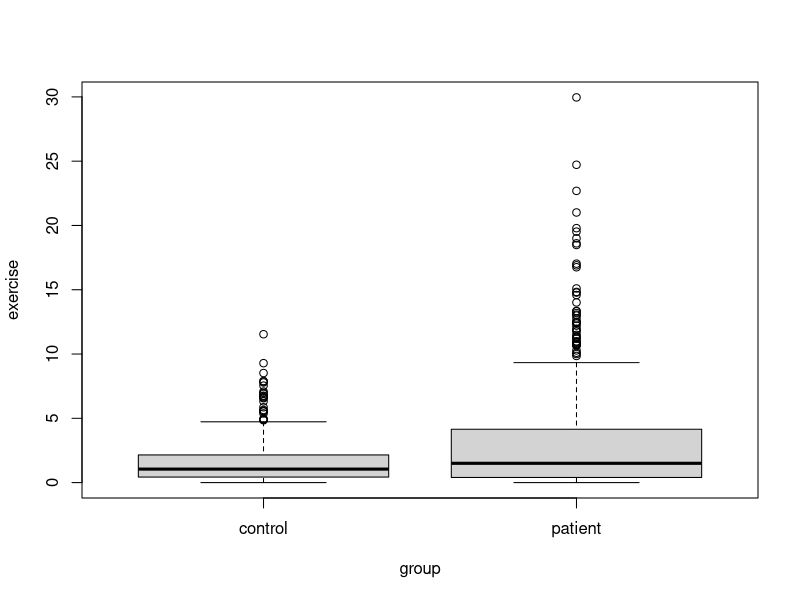
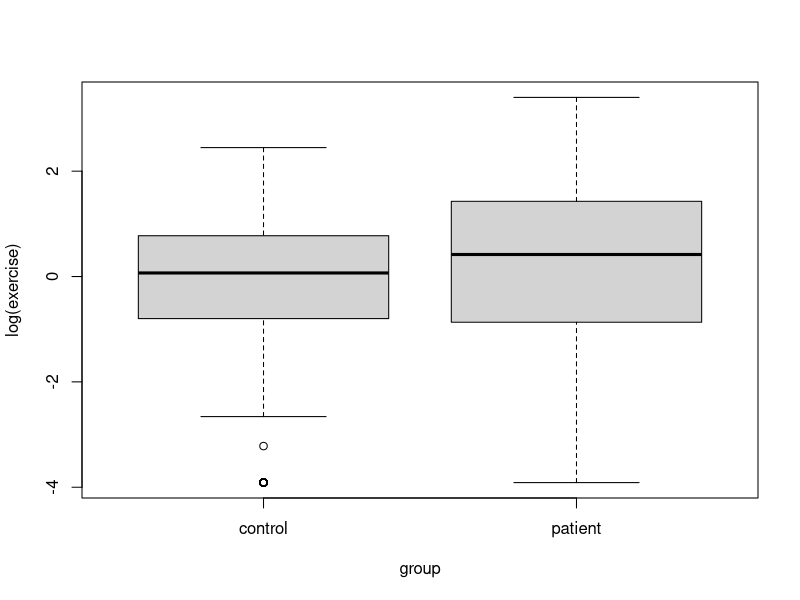
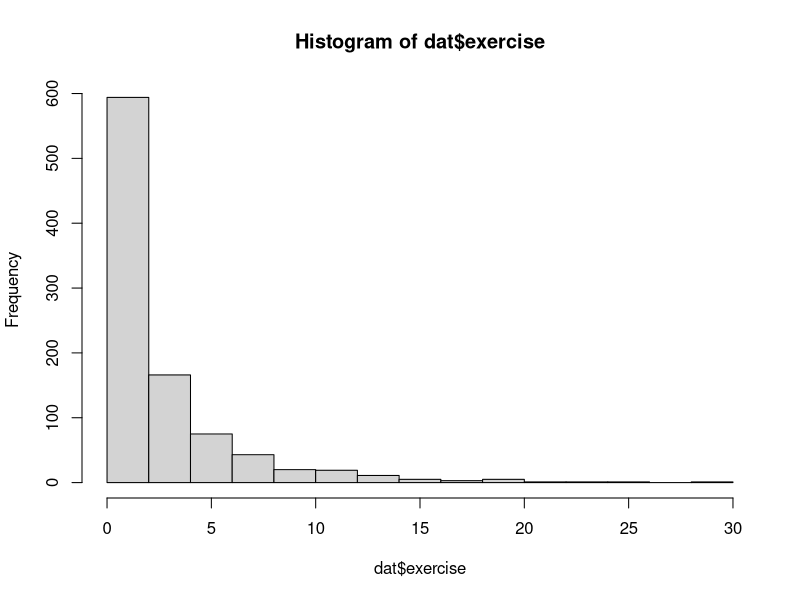
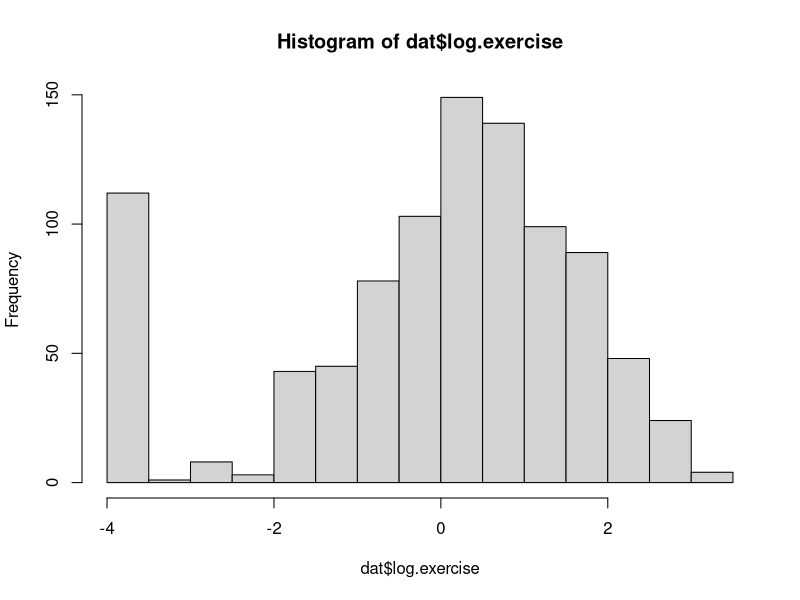

Write R code to recreate these figures, in order. (Note: this script raises an error after producing the figures.)
## ---- chunk 1
library(car)
data("Blackmore")
dat <- Blackmore

# Inspect dataset
str(dat)
summary(dat)

# Preparation
boxplot(exercise ~ group, data = dat) # exercise should be log-transformed
dat$log.exercise <- log(dat$exercise + 0.02) 
boxplot(log.exercise ~ group, data = dat, ylab="log(exercise)")

hist(dat$exercise)
hist(dat$log.exercise) 

# Do analyses
...

